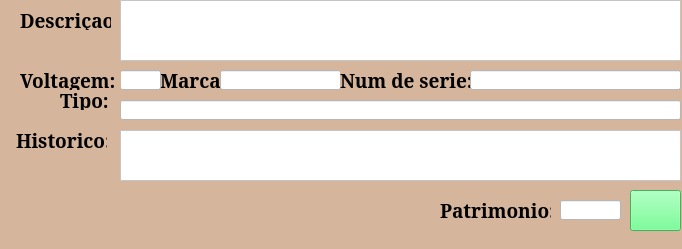
<?xml version="1.0" encoding="UTF-8"?>
<ui version="4.0">
 <class>MainWindow</class>
 <widget class="QMainWindow" name="MainWindow">
  <property name="geometry">
   <rect>
    <x>0</x>
    <y>0</y>
    <width>682</width>
    <height>249</height>
   </rect>
  </property>
  <property name="maximumSize">
   <size>
    <width>692</width>
    <height>249</height>
   </size>
  </property>
  <property name="font">
   <font>
    <family>Constantia</family>
    <pointsize>10</pointsize>
    <weight>75</weight>
    <bold>true</bold>
   </font>
  </property>
  <property name="windowTitle">
   <string>CADASTRO DE COMODATO</string>
  </property>
  <property name="windowIcon">
   <iconset>
    <normaloff>imagens/logo.ico</normaloff>imagens/logo.ico</iconset>
  </property>
  <property name="styleSheet">
   <string notr="true">background-color: rgb(213, 181, 156);</string>
  </property>
  <property name="iconSize">
   <size>
    <width>64</width>
    <height>64</height>
   </size>
  </property>
  <property name="tabShape">
   <enum>QTabWidget::Triangular</enum>
  </property>
  <widget class="QWidget" name="centralwidget">
   <widget class="QLabel" name="label">
    <property name="geometry">
     <rect>
      <x>160</x>
      <y>70</y>
      <width>71</width>
      <height>20</height>
     </rect>
    </property>
    <property name="font">
     <font>
      <family>Constantia</family>
      <pointsize>14</pointsize>
      <weight>75</weight>
      <bold>true</bold>
     </font>
    </property>
    <property name="text">
     <string>Marca:</string>
    </property>
   </widget>
   <widget class="QLineEdit" name="lineEdit_marca">
    <property name="geometry">
     <rect>
      <x>220</x>
      <y>70</y>
      <width>121</width>
      <height>20</height>
     </rect>
    </property>
    <property name="styleSheet">
     <string notr="true">background-color: rgb(255, 255, 255);</string>
    </property>
    <property name="text">
     <string/>
    </property>
   </widget>
   <widget class="QLabel" name="label_2">
    <property name="geometry">
     <rect>
      <x>20</x>
      <y>10</y>
      <width>91</width>
      <height>20</height>
     </rect>
    </property>
    <property name="font">
     <font>
      <family>Constantia</family>
      <pointsize>14</pointsize>
      <weight>75</weight>
      <bold>true</bold>
     </font>
    </property>
    <property name="text">
     <string>Descriçao:</string>
    </property>
   </widget>
   <widget class="QLineEdit" name="lineEdit_volt">
    <property name="geometry">
     <rect>
      <x>120</x>
      <y>70</y>
      <width>41</width>
      <height>20</height>
     </rect>
    </property>
    <property name="styleSheet">
     <string notr="true">background-color: rgb(255, 255, 255);</string>
    </property>
    <property name="text">
     <string/>
    </property>
   </widget>
   <widget class="QLabel" name="label_4">
    <property name="geometry">
     <rect>
      <x>20</x>
      <y>70</y>
      <width>101</width>
      <height>20</height>
     </rect>
    </property>
    <property name="font">
     <font>
      <family>Constantia</family>
      <pointsize>14</pointsize>
      <weight>75</weight>
      <bold>true</bold>
     </font>
    </property>
    <property name="text">
     <string>Voltagem:</string>
    </property>
   </widget>
   <widget class="QLabel" name="label_6">
    <property name="geometry">
     <rect>
      <x>60</x>
      <y>90</y>
      <width>51</width>
      <height>20</height>
     </rect>
    </property>
    <property name="font">
     <font>
      <family>Constantia</family>
      <pointsize>14</pointsize>
      <weight>75</weight>
      <bold>true</bold>
     </font>
    </property>
    <property name="text">
     <string>Tipo:</string>
    </property>
   </widget>
   <widget class="QLineEdit" name="lineEdit_tipo">
    <property name="geometry">
     <rect>
      <x>120</x>
      <y>100</y>
      <width>561</width>
      <height>20</height>
     </rect>
    </property>
    <property name="styleSheet">
     <string notr="true">background-color: rgb(255, 255, 255);</string>
    </property>
    <property name="text">
     <string/>
    </property>
   </widget>
   <widget class="QPushButton" name="pushButton_salvar">
    <property name="geometry">
     <rect>
      <x>630</x>
      <y>190</y>
      <width>51</width>
      <height>41</height>
     </rect>
    </property>
    <property name="styleSheet">
     <string notr="true">background-color: rgb(85, 255, 127);</string>
    </property>
    <property name="text">
     <string/>
    </property>
    <property name="icon">
     <iconset>
      <normaloff>imagens/salvar.ico</normaloff>imagens/salvar.ico</iconset>
    </property>
    <property name="iconSize">
     <size>
      <width>32</width>
      <height>32</height>
     </size>
    </property>
   </widget>
   <widget class="QLineEdit" name="lineEdit_patri">
    <property name="geometry">
     <rect>
      <x>560</x>
      <y>200</y>
      <width>61</width>
      <height>20</height>
     </rect>
    </property>
    <property name="styleSheet">
     <string notr="true">background-color: rgb(255, 255, 255);</string>
    </property>
    <property name="text">
     <string/>
    </property>
   </widget>
   <widget class="QLabel" name="label_7">
    <property name="geometry">
     <rect>
      <x>440</x>
      <y>200</y>
      <width>111</width>
      <height>20</height>
     </rect>
    </property>
    <property name="font">
     <font>
      <family>Constantia</family>
      <pointsize>14</pointsize>
      <weight>75</weight>
      <bold>true</bold>
     </font>
    </property>
    <property name="text">
     <string>Patrimonio:</string>
    </property>
   </widget>
   <widget class="QLabel" name="label_8">
    <property name="geometry">
     <rect>
      <x>340</x>
      <y>70</y>
      <width>131</width>
      <height>20</height>
     </rect>
    </property>
    <property name="font">
     <font>
      <family>Constantia</family>
      <pointsize>14</pointsize>
      <weight>75</weight>
      <bold>true</bold>
     </font>
    </property>
    <property name="text">
     <string>Num de serie:</string>
    </property>
   </widget>
   <widget class="QLineEdit" name="lineEdit_num">
    <property name="geometry">
     <rect>
      <x>470</x>
      <y>70</y>
      <width>211</width>
      <height>20</height>
     </rect>
    </property>
    <property name="styleSheet">
     <string notr="true">background-color: rgb(255, 255, 255);</string>
    </property>
    <property name="text">
     <string/>
    </property>
   </widget>
   <widget class="QTextEdit" name="textEdit_descri">
    <property name="geometry">
     <rect>
      <x>120</x>
      <y>0</y>
      <width>561</width>
      <height>61</height>
     </rect>
    </property>
    <property name="styleSheet">
     <string notr="true">background-color: rgb(255, 255, 255);</string>
    </property>
   </widget>
   <widget class="QLabel" name="label_3">
    <property name="geometry">
     <rect>
      <x>16</x>
      <y>130</y>
      <width>91</width>
      <height>20</height>
     </rect>
    </property>
    <property name="font">
     <font>
      <family>Constantia</family>
      <pointsize>14</pointsize>
      <weight>75</weight>
      <bold>true</bold>
     </font>
    </property>
    <property name="text">
     <string>Historico:</string>
    </property>
   </widget>
   <widget class="QTextEdit" name="textEdit">
    <property name="geometry">
     <rect>
      <x>120</x>
      <y>130</y>
      <width>561</width>
      <height>51</height>
     </rect>
    </property>
    <property name="styleSheet">
     <string notr="true">background-color: rgb(255, 255, 255);</string>
    </property>
   </widget>
  </widget>
  <widget class="QMenuBar" name="menubar">
   <property name="geometry">
    <rect>
     <x>0</x>
     <y>0</y>
     <width>682</width>
     <height>21</height>
    </rect>
   </property>
  </widget>
 </widget>
 <resources/>
 <connections/>
</ui>
